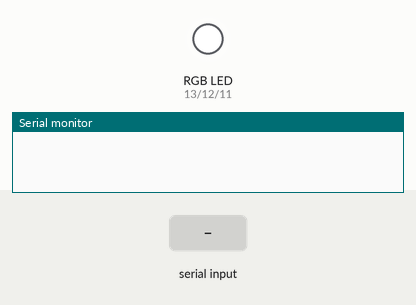
Recording of a sketch running on a simulated Arduino Uno, built with avr-gcc and run on an emulated ATmega328P. Shown: an RGB LED mixed from three pins (HIGH = lit), the last lines printed to the serial monitor. Inputs (shaded band) come from the test bench.

Above: at 1.2 s.
1.3 s: "LEDR ON" received over Serial
At 2.9 s:
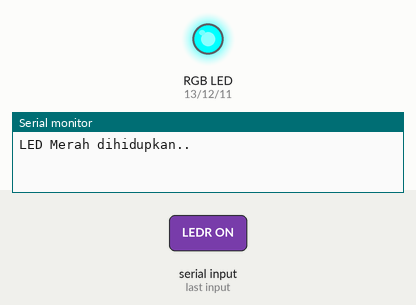
3.8 s: "LEDG ON" received over Serial
At 6.0 s:
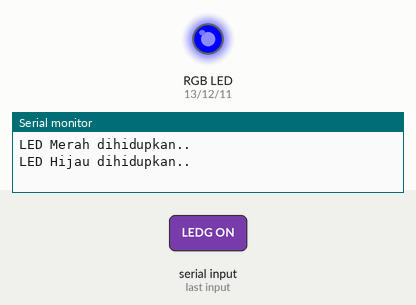
6.3 s: "LEDR OFF" received over Serial
At 7.9 s:
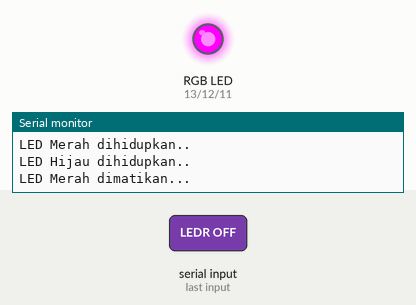
8.8 s: "LEDB ON" received over Serial
At 11.0 s:
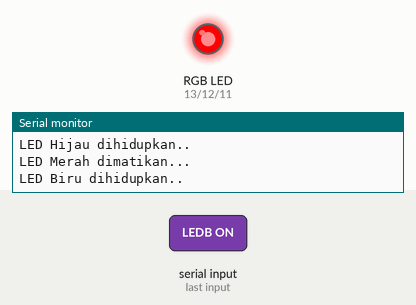
11.3 s: "LEDG OFF" received over Serial
At 13.0 s:
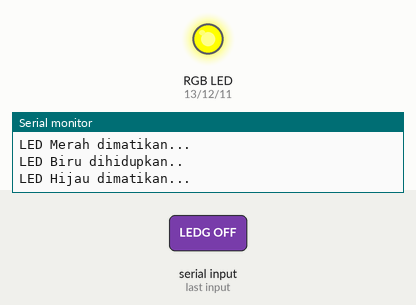
13.8 s: "LEDR ON" received over Serial
At 16.0 s:
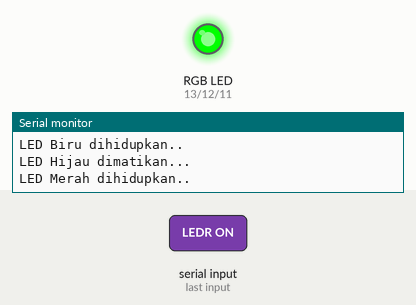
Timing chart, 0 to 17.3 s (numbered marks = the images above; inputs shaded):
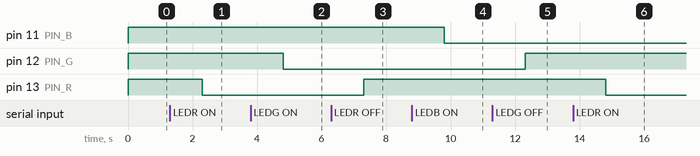

Measured:
- after the input at 1.3 s, pin 13 (PIN_R): HIGH → LOW after 1.0 s
- after the input at 3.8 s, pin 12 (PIN_G): HIGH → LOW after 1.0 s
- after the input at 6.3 s, pin 13 (PIN_R): LOW → HIGH after 1.0 s
- after the input at 8.8 s, pin 11 (PIN_B): HIGH → LOW after 1.0 s
- after the input at 11.3 s, pin 12 (PIN_G): LOW → HIGH after 1.0 s
- after the input at 13.8 s, pin 13 (PIN_R): HIGH → LOW after 1.0 s

The sketch:

aturledrgb.ino
```cpp
// ----------------------------------
// Contoh untuk mengontrol LED RGB
//   berjenis common anode
//   melalui Serial Monitor
// ----------------------------------

const int PIN_R = 13;
const int PIN_G = 12;
const int PIN_B = 11;

void setup() {
  Serial.begin(9600);

  pinMode(PIN_R, OUTPUT);
  pinMode(PIN_G, OUTPUT);
  pinMode(PIN_B, OUTPUT);

  digitalWrite(PIN_R, HIGH);
  digitalWrite(PIN_G, HIGH);
  digitalWrite(PIN_B, HIGH);
}

void loop() {
  String perintah;

  if (Serial.available() != 0)
     perintah = Serial.readString();

  if (perintah.length() != 0) {
    // Konversi ke string dengan huruf kapital
    perintah.toUpperCase();

    if (perintah == "LEDR ON") {
      digitalWrite(PIN_R, LOW);
      Serial.println("LED Merah dihidupkan..");
    }
    else if (perintah == "LEDR OFF") {
      digitalWrite(PIN_R, HIGH);
      Serial.println("LED Merah dimatikan...");
    }
    else if (perintah == "LEDG ON") {
      digitalWrite(PIN_G, LOW);
      Serial.println("LED Hijau dihidupkan..");
    }
    else if (perintah == "LEDG OFF") {
      digitalWrite(PIN_G, HIGH);
      Serial.println("LED Hijau dimatikan...");
    }
    else if (perintah == "LEDB ON") {
      digitalWrite(PIN_B, LOW);
      Serial.println("LED Biru dihidupkan..");
    }
    else if (perintah == "LEDB OFF") {
      digitalWrite(PIN_B, HIGH);
      Serial.println("LED Biru dimatikan...");
    }
  }
}
```
